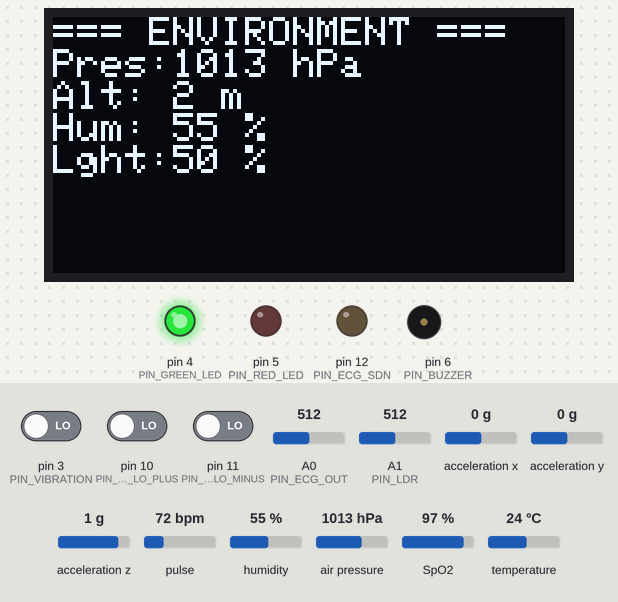
The sketch below on a simulated Arduino Mega 2560, built with avr-gcc and run on an emulated ATmega2560. Shown: 128×64 one-colour display, output pins drawn as LEDs (lit = HIGH), buzzer (waves = sounding). The inputs (shaded band) are chosen by the test bench; at power-on: pulse 72 bpm, temperature 24 °C, pin 10 (PIN_ECG_LO_PLUS) LOW, pin 3 (PIN_VIBRATION) LOW, pin 11 (PIN_ECG_LO_MINUS) LOW, A0 (PIN_ECG_OUT) = 512, A1 (PIN_LDR) = 512, acceleration x 0 g, acceleration y 0 g, acceleration z 1 g, humidity 55 %, air pressure 1013 hPa, SpO2 97 %. What the sketch prints to the serial monitor is not drawn.

Above: at 4.7 s.
4.8 s: pulse set to 51 bpm
At 11.5 s:
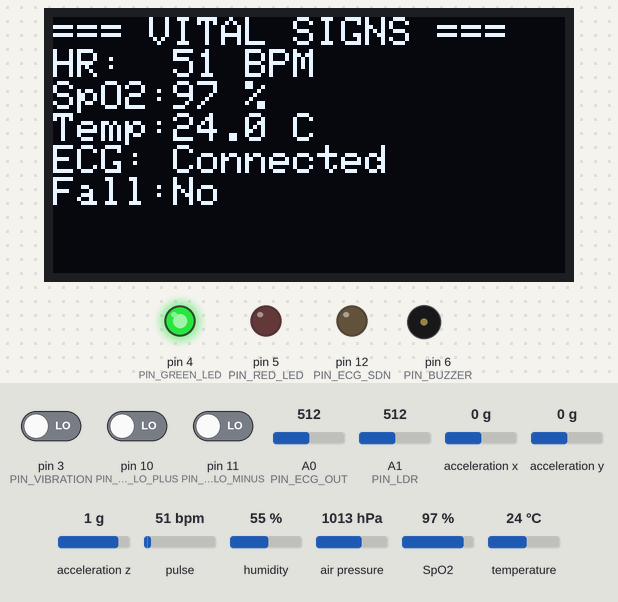
13.8 s: pulse set to 47 bpm
At 15.14 s:
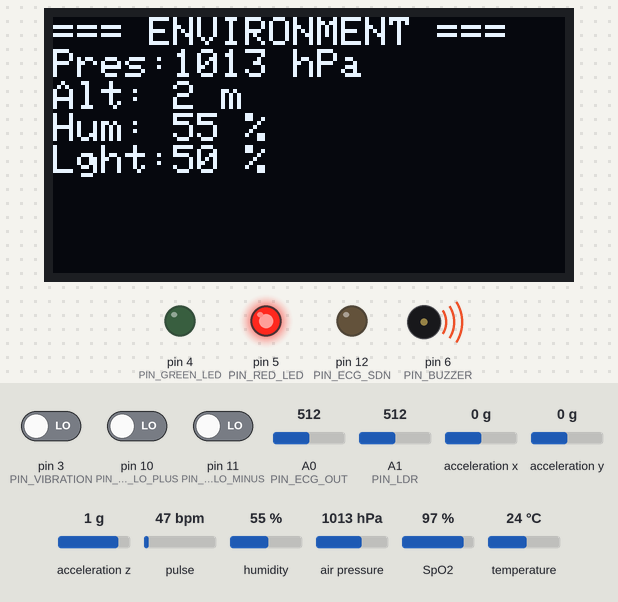
16.2 s: temperature set to 39 °C
19.3 s: pin 10 (PIN_ECG_LO_PLUS) driven HIGH
At 20.14 s:
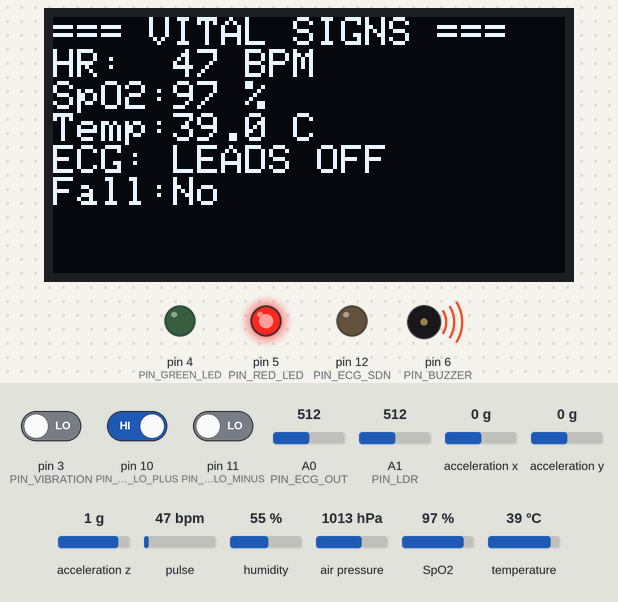
21.7 s: pin 3 (PIN_VIBRATION) driven HIGH
At 26.14 s:
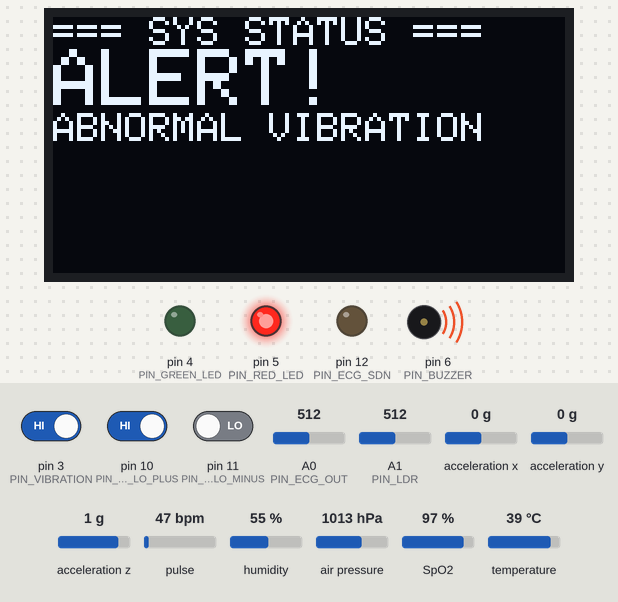
27.2 s: pin 3 (PIN_VIBRATION) driven LOW
At 35.64 s:
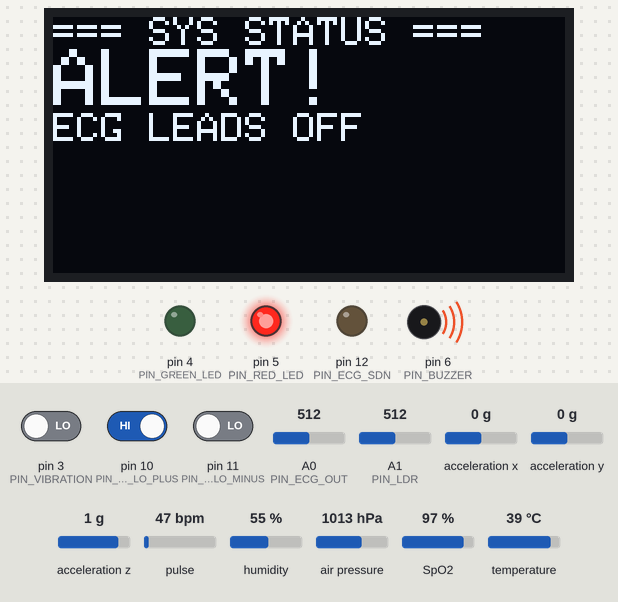
Timing chart, 0 to 37.2 s (numbered marks = the images above; inputs shaded):
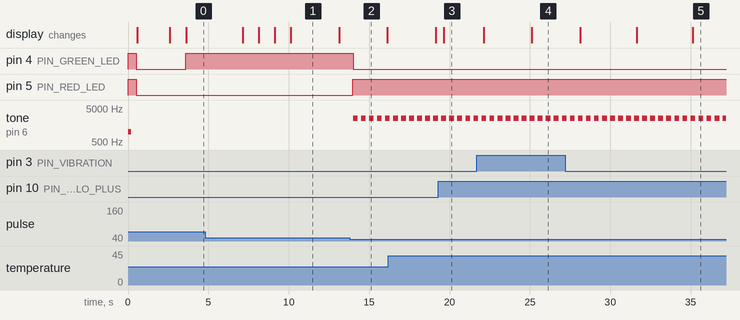

The sketch:

arduino_mega_main.ino
```cpp
/*
 * ============================================================
 *  Smart IoT-Based Health Monitoring & Emergency Alert System
 *  Arduino Mega 2560 – Main Firmware
 * ============================================================
 *  Author  : Smart Health Monitor
 *  Board   : Arduino Mega 2560
 *  IDE     : Arduino IDE 2.x
 *
 *  Hardware Connections (see docs/circuit_diagram.md):
 *   MAX30100  → I2C  (SDA=20, SCL=21)
 *   AD8232    → A0 (LO+→D10, LO-→D11, SDN→D12)
 *   DHT22     → D2
 *   BMP280    → I2C  (SDA=20, SCL=21)  addr 0x76
 *   ADXL345   → I2C  (SDA=20, SCL=21)  addr 0x53
 *   Vibration → D3
 *   LDR       → A1 (voltage divider with 10kΩ)
 *   OLED      → I2C  (SDA=20, SCL=21)  addr 0x3C
 *   Green LED → D4
 *   Red LED   → D5
 *   Buzzer    → D6
 *   ESP32 TX  → RX1 (D19)   Serial1
 *   ESP32 RX  → TX1 (D18)   Serial1
 * ============================================================
 *
 *  Required Libraries (install via Library Manager):
 *   - MAX30100lib by OXullo Intersecans
 *   - DHT sensor library by Adafruit
 *   - Adafruit BMP280 Library
 *   - SparkFun ADXL345 by SparkFun Electronics
 *   - Adafruit SSD1306
 *   - Adafruit GFX Library
 *   - ArduinoJson by Benoit Blanchon
 * ============================================================
 */

#include <Wire.h>
#include <Arduino.h>

// ── Sensor Libraries ──────────────────────────────────────
#include "MAX30100_PulseOximeter.h"
#include "DHT.h"
#include <Adafruit_BMP280.h>
#include <SparkFun_ADXL345.h>
#include <Adafruit_SSD1306.h>
#include <Adafruit_GFX.h>
#include <ArduinoJson.h>

// ═══════════════════════════════════════════════════════════
//  PIN DEFINITIONS
// ═══════════════════════════════════════════════════════════
#define PIN_ECG_OUT       A0   // AD8232 ECG analog output
#define PIN_ECG_LO_PLUS   10   // Leads-off detection +
#define PIN_ECG_LO_MINUS  11   // Leads-off detection -
#define PIN_ECG_SDN       12   // AD8232 shutdown (LOW = active)

#define PIN_DHT22         2    // DHT22 data
#define PIN_VIBRATION     3    // Vibration sensor (digital)
#define PIN_LDR           A1   // LDR voltage divider output

#define PIN_GREEN_LED     4
#define PIN_RED_LED       5
#define PIN_BUZZER        6

// OLED display size
#define SCREEN_WIDTH      128
#define SCREEN_HEIGHT     64
#define OLED_RESET        -1

// ═══════════════════════════════════════════════════════════
//  THRESHOLDS / CONFIGURATION
// ═══════════════════════════════════════════════════════════
// Heart Rate
#define HR_HIGH_THRESHOLD       120   // BPM
#define HR_LOW_THRESHOLD        50    // BPM
// SpO2
#define SPO2_LOW_THRESHOLD      92    // %
// Temperature (°C)
#define TEMP_HIGH_THRESHOLD     38.0
// Fall detection – ADXL345 resultant acceleration delta (mg)
#define FALL_ACCEL_THRESHOLD    1800  // mg (free-fall + impact)
// Vibration
#define VIBRATION_COUNT_LIMIT   5     // counts per sampling window
// ECG leads-off
#define ECG_LEADS_OFF_ALERT     true

// Sampling intervals (ms)
#define INTERVAL_SENSOR_READ    200   // 5 Hz main loop
#define INTERVAL_OLED_UPDATE    500   // 2 Hz display refresh
#define INTERVAL_JSON_SEND      1000  // 1 Hz to ESP32
#define INTERVAL_BMP280_READ    2000  // 0.5 Hz (slow sensor)

// Buzzer alert pattern
#define BUZZER_ALERT_FREQ       2500  // Hz
#define BUZZER_ALERT_DURATION   300   // ms

// ═══════════════════════════════════════════════════════════
//  OBJECTS
// ═══════════════════════════════════════════════════════════
PulseOximeter           pulseOx;
DHT                     dht(PIN_DHT22, DHT22);
Adafruit_BMP280         bmp;
ADXL345                 adxl;
Adafruit_SSD1306        display(SCREEN_WIDTH, SCREEN_HEIGHT, &Wire, OLED_RESET);

// ═══════════════════════════════════════════════════════════
//  GLOBAL STATE
// ═══════════════════════════════════════════════════════════
struct HealthData {
  float   heartRate    = 0.0;
  float   spo2         = 0.0;
  float   temperature  = 0.0;
  float   humidity     = 0.0;
  float   pressure     = 0.0;
  float   altitude     = 0.0;
  int     ecgRaw       = 0;
  int     lightLevel   = 0;
  bool    ecgLeadsOff  = false;
  bool    fallDetected = false;
  bool    vibration    = false;
  bool    emergency    = false;
  String  alertMsg     = "";
  unsigned long timestamp = 0;
};

HealthData data;

// Fall detection variables
struct AccelHistory {
  int x[3], y[3], z[3];
  int idx = 0;
};
AccelHistory accelHist;

// Vibration counter
int  vibrationCount  = 0;
unsigned long vibrationWindowStart = 0;

// Timing
unsigned long lastSensorRead  = 0;
unsigned long lastOledUpdate  = 0;
unsigned long lastJsonSend    = 0;
unsigned long lastBmpRead     = 0;
unsigned long fallClearTime   = 0;   // auto-clear fall after 10s

// OLED page rotation
uint8_t oledPage = 0;
unsigned long lastPageFlip    = 0;

// ═══════════════════════════════════════════════════════════
//  FORWARD DECLARATIONS
// ═══════════════════════════════════════════════════════════
void readMAX30100();
void readECG();
void readDHT22();
void readBMP280();
void readADXL345();
void readVibration();
void readLDR();
void evaluateAlerts();
void updateOLED();
void updateLEDsBuzzer();
void sendJSON();
void onBeatDetected();
void displayPageVitals();
void displayPageEnvironment();
void displayPageStatus();

// ═══════════════════════════════════════════════════════════
//  SETUP
// ═══════════════════════════════════════════════════════════
void setup() {
  Serial.begin(115200);    // Debug
  Serial1.begin(115200);   // ESP32 communication

  Serial.println(F("=== Smart Health Monitor v1.0 ==="));
  Serial.println(F("Initializing subsystems..."));

  // ── GPIO ──────────────────────────────────────────────
  pinMode(PIN_GREEN_LED,    OUTPUT);
  pinMode(PIN_RED_LED,      OUTPUT);
  pinMode(PIN_BUZZER,       OUTPUT);
  pinMode(PIN_VIBRATION,    INPUT);
  pinMode(PIN_ECG_LO_PLUS,  INPUT);
  pinMode(PIN_ECG_LO_MINUS, INPUT);
  pinMode(PIN_ECG_SDN,      OUTPUT);
  digitalWrite(PIN_ECG_SDN, LOW);  // Enable AD8232

  // Startup LED test
  digitalWrite(PIN_GREEN_LED, HIGH);
  digitalWrite(PIN_RED_LED,   HIGH);
  tone(PIN_BUZZER, 1000, 200);
  delay(500);
  digitalWrite(PIN_GREEN_LED, LOW);
  digitalWrite(PIN_RED_LED,   LOW);

  // ── OLED ─────────────────────────────────────────────
  Wire.begin();
  if (!display.begin(SSD1306_SWITCHCAPVCC, 0x3C)) {
    Serial.println(F("ERROR: OLED SSD1306 not found!"));
  } else {
    display.clearDisplay();
    display.setTextSize(1);
    display.setTextColor(SSD1306_WHITE);
    display.setCursor(0, 0);
    display.println(F("Smart Health Monitor"));
    display.println(F("  Initializing..."));
    display.display();
    Serial.println(F("OLED OK"));
  }

  // ── MAX30100 ──────────────────────────────────────────
  if (!pulseOx.begin()) {
    Serial.println(F("ERROR: MAX30100 not found!"));
  } else {
    pulseOx.setOnBeatDetectedCallback(onBeatDetected);
    Serial.println(F("MAX30100 OK"));
  }

  // ── DHT22 ─────────────────────────────────────────────
  dht.begin();
  Serial.println(F("DHT22 OK"));

  // ── BMP280 ────────────────────────────────────────────
  if (!bmp.begin(0x76)) {
    Serial.println(F("ERROR: BMP280 not found!"));
  } else {
    bmp.setSampling(Adafruit_BMP280::MODE_NORMAL,
                    Adafruit_BMP280::SAMPLING_X2,
                    Adafruit_BMP280::SAMPLING_X16,
                    Adafruit_BMP280::FILTER_X16,
                    Adafruit_BMP280::STANDBY_MS_500);
    Serial.println(F("BMP280 OK"));
  }

  // ── ADXL345 ───────────────────────────────────────────
  adxl.begin();
  adxl.setRangeSetting(16);     // ±16g for fall detection
  adxl.setSpiBit(0);            // I2C mode
  adxl.setActivityXYZ(1, 0, 0);
  adxl.setActivityThreshold(75);
  adxl.setInactivityThreshold(75);
  adxl.setTimeInactivity(10);
  adxl.setActivityAc(1);
  Serial.println(F("ADXL345 OK"));

  vibrationWindowStart = millis();

  Serial.println(F("All sensors initialized. Starting monitoring loop."));
  delay(2000);

  display.clearDisplay();
  display.setCursor(0, 0);
  display.println(F("  System Ready!"));
  display.display();
  delay(1000);
}

// ═══════════════════════════════════════════════════════════
//  MAIN LOOP
// ═══════════════════════════════════════════════════════════
void loop() {
  unsigned long now = millis();
  data.timestamp = now;

  // MAX30100 must be called every loop iteration
  pulseOx.update();

  // ── Sensor reads at 5 Hz ──────────────────────────────
  if (now - lastSensorRead >= INTERVAL_SENSOR_READ) {
    lastSensorRead = now;
    readMAX30100();
    readECG();
    readADXL345();
    readVibration();
    readLDR();
  }

  // ── Slow sensors (DHT22, BMP280) ─────────────────────
  if (now - lastBmpRead >= INTERVAL_BMP280_READ) {
    lastBmpRead = now;
    readDHT22();
    readBMP280();
  }

  // ── Auto-clear fall after 10 s ─────────────────────
  if (data.fallDetected && (now - fallClearTime >= 10000)) {
    data.fallDetected = false;
  }

  // ── Evaluate alert conditions ─────────────────────────
  evaluateAlerts();
  updateLEDsBuzzer();

  // ── OLED update at 2 Hz ───────────────────────────────
  if (now - lastOledUpdate >= INTERVAL_OLED_UPDATE) {
    lastOledUpdate = now;
    updateOLED();
  }

  // ── Send JSON to ESP32 at 1 Hz ────────────────────────
  if (now - lastJsonSend >= INTERVAL_JSON_SEND) {
    lastJsonSend = now;
    sendJSON();
  }
}

// ═══════════════════════════════════════════════════════════
//  SENSOR READERS
// ═══════════════════════════════════════════════════════════

// MAX30100: Heart Rate + SpO2
void readMAX30100() {
  float hr   = pulseOx.getHeartRate();
  float spo2 = pulseOx.getSpO2();
  if (hr > 20 && hr < 250)  data.heartRate = hr;
  if (spo2 > 50 && spo2 <= 100) data.spo2 = spo2;
}

// Beat callback from MAX30100
void onBeatDetected() {
  // Flash green LED briefly on each beat (non-blocking)
  digitalWrite(PIN_GREEN_LED, HIGH);
}

// AD8232 ECG
void readECG() {
  // Check leads-off detection pins
  if (digitalRead(PIN_ECG_LO_PLUS) == 1 ||
      digitalRead(PIN_ECG_LO_MINUS) == 1) {
    data.ecgLeadsOff = true;
    data.ecgRaw = 0;
  } else {
    data.ecgLeadsOff = false;
    data.ecgRaw = analogRead(PIN_ECG_OUT);
  }
}

// DHT22 Temperature & Humidity
void readDHT22() {
  float t = dht.readTemperature();
  float h = dht.readHumidity();
  if (!isnan(t)) data.temperature = t;
  if (!isnan(h)) data.humidity    = h;
}

// BMP280 Pressure & Altitude
void readBMP280() {
  data.pressure = bmp.readPressure() / 100.0F;  // hPa
  data.altitude = bmp.readAltitude(1013.25F);   // m (standard sea level)
}

// ADXL345 Fall Detection
void readADXL345() {
  int x, y, z;
  adxl.readAccel(&x, &y, &z);

  // Store history (ring buffer, 3 samples)
  int idx = accelHist.idx % 3;
  accelHist.x[idx] = x;
  accelHist.y[idx] = y;
  accelHist.z[idx] = z;
  accelHist.idx++;

  // Resultant magnitude squared (avoid sqrt for speed)
  long magSq = (long)x*x + (long)y*y + (long)z*z;

  // Free-fall: total accel ≈ 0 → magSq very small
  // Impact:    total accel spike → magSq very large
  static bool freeFallDetected = false;
  static unsigned long freeFallTime = 0;

  // Free-fall threshold: ~250 mg → 256 LSB at ±16g (≈ 16 mg/LSB)
  if (magSq < 300L * 300L) {
    freeFallDetected = true;
    freeFallTime = millis();
  }

  // Impact after free-fall within 500 ms window
  if (freeFallDetected && (millis() - freeFallTime < 500)) {
    if (magSq > (long)FALL_ACCEL_THRESHOLD * FALL_ACCEL_THRESHOLD) {
      data.fallDetected = true;
      fallClearTime = millis();
      freeFallDetected = false;
      Serial.println(F(">>> FALL DETECTED <<<"));
    }
  } else {
    freeFallDetected = false;
  }
}

// Vibration Sensor
void readVibration() {
  bool vib = digitalRead(PIN_VIBRATION);
  unsigned long now = millis();

  if (vib) vibrationCount++;

  // Reset window every 2 seconds
  if (now - vibrationWindowStart >= 2000) {
    data.vibration = (vibrationCount >= VIBRATION_COUNT_LIMIT);
    vibrationCount = 0;
    vibrationWindowStart = now;
  }
}

// LDR Light Sensor
void readLDR() {
  int raw = analogRead(PIN_LDR);            // 0–1023
  data.lightLevel = map(raw, 0, 1023, 0, 100); // 0–100 %
}

// ═══════════════════════════════════════════════════════════
//  ALERT EVALUATION
// ═══════════════════════════════════════════════════════════
void evaluateAlerts() {
  data.emergency = false;
  data.alertMsg  = "";

  if (data.heartRate > 0) {
    if (data.heartRate > HR_HIGH_THRESHOLD) {
      data.emergency = true;
      data.alertMsg  = "HIGH HEART RATE";
    } else if (data.heartRate < HR_LOW_THRESHOLD) {
      data.emergency = true;
      data.alertMsg  = "LOW HEART RATE";
    }
  }

  if (data.spo2 > 0 && data.spo2 < SPO2_LOW_THRESHOLD) {
    data.emergency = true;
    data.alertMsg  = "LOW SpO2";
  }

  if (data.temperature > TEMP_HIGH_THRESHOLD) {
    data.emergency = true;
    data.alertMsg  = "HIGH TEMPERATURE";
  }

  if (data.fallDetected) {
    data.emergency = true;
    data.alertMsg  = "FALL DETECTED";
  }

  if (data.ecgLeadsOff && ECG_LEADS_OFF_ALERT) {
    data.emergency = true;
    data.alertMsg  = "ECG LEADS OFF";
  }

  if (data.vibration) {
    data.emergency = true;
    data.alertMsg  = "ABNORMAL VIBRATION";
  }
}

// ═══════════════════════════════════════════════════════════
//  LED + BUZZER
// ═══════════════════════════════════════════════════════════
void updateLEDsBuzzer() {
  static unsigned long lastBuzzer = 0;
  static bool buzzerState = false;

  if (data.emergency) {
    digitalWrite(PIN_RED_LED,   HIGH);
    digitalWrite(PIN_GREEN_LED, LOW);
    // Beep buzzer pattern: ON 300ms / OFF 200ms
    unsigned long now = millis();
    if (!buzzerState && now - lastBuzzer >= 500) {
      tone(PIN_BUZZER, BUZZER_ALERT_FREQ, BUZZER_ALERT_DURATION);
      buzzerState = true;
      lastBuzzer  = now;
    } else if (buzzerState && now - lastBuzzer >= BUZZER_ALERT_DURATION + 50) {
      buzzerState = false;
    }
  } else {
    digitalWrite(PIN_RED_LED,   LOW);
    digitalWrite(PIN_GREEN_LED, HIGH);
    noTone(PIN_BUZZER);
  }
}

// ═══════════════════════════════════════════════════════════
//  OLED DISPLAY (3 rotating pages)
// ═══════════════════════════════════════════════════════════
void updateOLED() {
  unsigned long now = millis();

  // Rotate page every 3 seconds
  if (now - lastPageFlip >= 3000) {
    oledPage = (oledPage + 1) % 3;
    lastPageFlip = now;
  }

  display.clearDisplay();

  switch (oledPage) {
    case 0: displayPageVitals();      break;
    case 1: displayPageEnvironment(); break;
    case 2: displayPageStatus();      break;
  }

  display.display();
}

void displayPageVitals() {
  display.setTextSize(1);
  display.setCursor(0, 0);
  display.println(F("=== VITAL SIGNS ==="));

  display.print(F("HR:  "));
  display.print((int)data.heartRate);
  display.println(F(" BPM"));

  display.print(F("SpO2:"));
  display.print((int)data.spo2);
  display.println(F(" %"));

  display.print(F("Temp:"));
  display.print(data.temperature, 1);
  display.println(F(" C"));

  display.print(F("ECG: "));
  display.println(data.ecgLeadsOff ? F("LEADS OFF") : F("Connected"));

  display.print(F("Fall:"));
  display.println(data.fallDetected ? F("DETECTED!") : F("No"));
}

void displayPageEnvironment() {
  display.setTextSize(1);
  display.setCursor(0, 0);
  display.println(F("=== ENVIRONMENT ==="));

  display.print(F("Pres:"));
  display.print((int)data.pressure);
  display.println(F(" hPa"));

  display.print(F("Alt: "));
  display.print((int)data.altitude);
  display.println(F(" m"));

  display.print(F("Hum: "));
  display.print((int)data.humidity);
  display.println(F(" %"));

  display.print(F("Lght:"));
  display.print(data.lightLevel);
  display.println(F(" %"));
}

void displayPageStatus() {
  display.setTextSize(1);
  display.setCursor(0, 0);
  display.println(F("=== SYS STATUS ==="));

  if (data.emergency) {
    display.setTextSize(2);
    display.setTextColor(SSD1306_WHITE);
    display.println(F("ALERT!"));
    display.setTextSize(1);
    display.println(data.alertMsg);
  } else {
    display.setTextSize(2);
    display.println(F("NORMAL"));
    display.setTextSize(1);
    display.println(F("All vitals OK"));
    display.print(F("Uptime: "));
    display.print(millis() / 1000);
    display.println(F("s"));
  }
}

// ═══════════════════════════════════════════════════════════
//  JSON SERIAL OUTPUT TO ESP32
// ═══════════════════════════════════════════════════════════
void sendJSON() {
  StaticJsonDocument<512> doc;

  doc["ts"]    = data.timestamp;
  doc["hr"]    = data.heartRate;
  doc["spo2"]  = data.spo2;
  doc["temp"]  = data.temperature;
  doc["hum"]   = data.humidity;
  doc["pres"]  = data.pressure;
  doc["alt"]   = data.altitude;
  doc["ecg"]   = data.ecgRaw;
  doc["lgt"]   = data.lightLevel;
  doc["fall"]  = data.fallDetected ? 1 : 0;
  doc["vib"]   = data.vibration    ? 1 : 0;
  doc["ecgOff"]= data.ecgLeadsOff  ? 1 : 0;
  doc["alert"] = data.emergency    ? 1 : 0;
  doc["msg"]   = data.alertMsg;

  serializeJson(doc, Serial1);
  Serial1.println();  // newline delimiter

  // Also echo to USB serial for debugging
  serializeJson(doc, Serial);
  Serial.println();
}
/* ─────────────────── END OF FILE ─────────────────── */
```

Measured:
- the behaviour switches between 50 and 49 bpm on pulse (found by bisection; images 1 and 2)
- after the input at 13.8 s, pin 4 (PIN_GREEN_LED): HIGH → LOW after 0.20 s; pin 5 (PIN_RED_LED): LOW → HIGH after 0.20 s; tone on pin 6 (PIN_BUZZER): alternates 2500 Hz for 0.30 s and silent for 0.20 s, starting after 0.20 s
- after the input at 19.3 s, the display: changes after 0.34 s (image 3)
- after the input at 21.7 s, the display: first differs from a run without the input after 3.4 s (image 4)
- after the input at 27.2 s, the display: first differs from a run without the input after 7.9 s (image 5)
- what the display in image 1 shows lasts 3.0 s, from 10.1 s to 13.1 s
